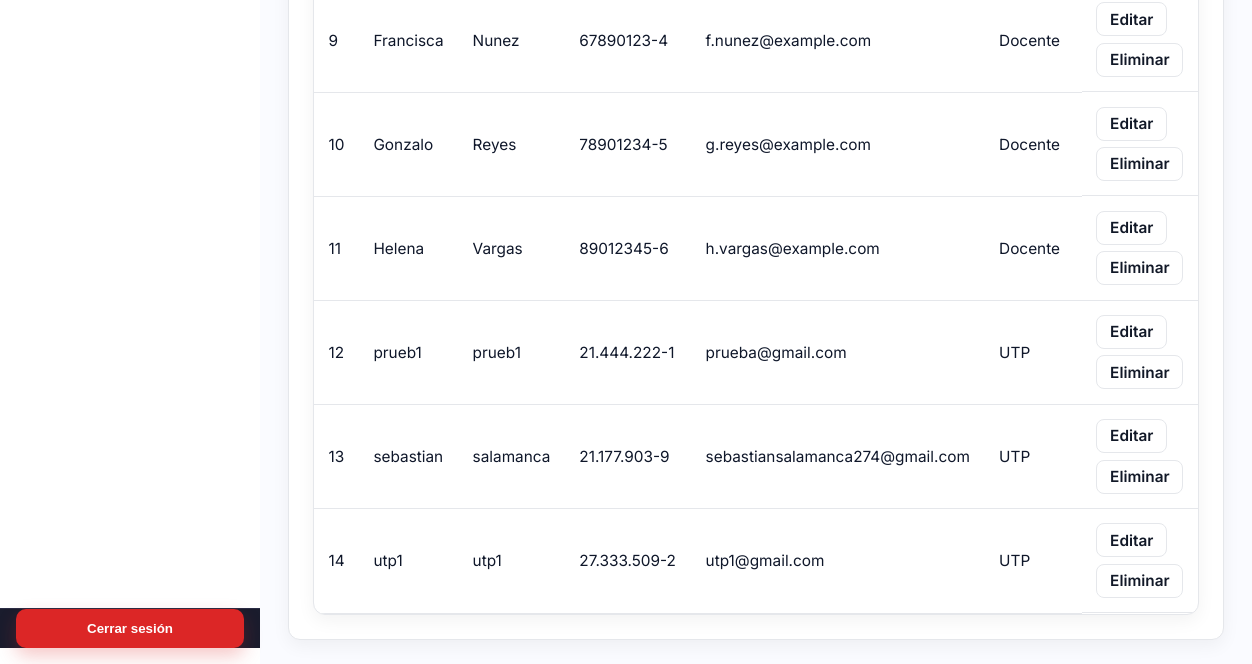
The page /gestion_usuario/ (signed in, lower part) on the database as committed earlier.
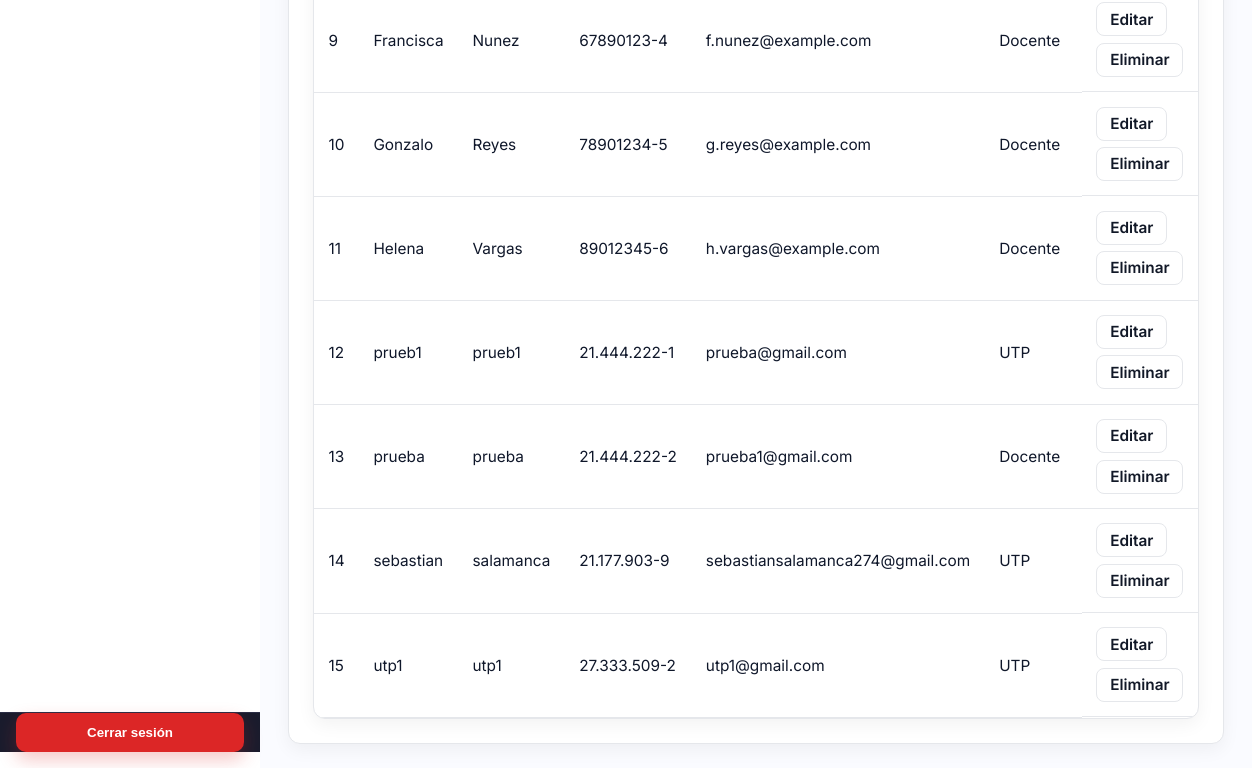
The same page on the database as committed later.
### usuarios/models.py (models this page shows, shortened)
class Usuario(AbstractUser):
    nombres = models.CharField(max_length=100)
    apellidos = models.CharField(max_length=100)
    rut = models.CharField(max_length=12, unique=True, validators=[rut_validator])
    ROLE_DOCENTE = 'docente'
    ROLE_UTP = 'utp'
    ROLE_INSPECTOR = 'inspector'
    ROLE_CHOICES = [
        (ROLE_DOCENTE, 'Docente'),
        (ROLE_UTP, 'UTP'),
        (ROLE_INSPECTOR, 'Inspector'),
    ]
    role = models.CharField(max_length=20, choices=ROLE_CHOICES)

### usuarios/views.py (the view)
# urls.py: path('gestion_usuario/', views.gestion_usuario, name='gestion_usuario'),
def gestion_usuario(request):
    if getattr(request.user, "role", None) != 'utp':
        return HttpResponseForbidden("No tienes permisos para ver esta página.")
    rol_seleccionado = request.GET.get('rol', '')
    usuarios_filtrados = Usuario.objects.all().order_by('nombres', 'apellidos')
    if rol_seleccionado:
        usuarios_filtrados = usuarios_filtrados.filter(role=rol_seleccionado)
    roles = Usuario.ROLE_CHOICES
    context = {
        'usuarios_filtrados': usuarios_filtrados,
        'roles': roles,
        'rol_seleccionado': rol_seleccionado,
    }
    return render(request, "gestion_usuario.html", context)

### usuarios/templates/gestion_usuario.html (shortened to what this page needs)
{% extends 'base.html' %}
{% load static dict_extras %}
{% block extra_css %}
<link rel="stylesheet" href="{% static 'css/cursos_lista.css' %}">
{% endblock %}
{% block content %}
<div class="table-wrap">
  <table class="table">
    <tbody>
      {% for usuario in usuarios_filtrados %}
        <tr>
          <td>{{ forloop.counter }}</td>
          <td>{{ usuario.nombres }}</td>
          <td>{{ usuario.apellidos }}</td>
          <td>{{ usuario.rut }}</td>
          <td>{{ usuario.email }}</td>
          <td>{{ usuario.get_role_display }}</td>
          <td class="cell-actions">
            <a class="link" href="{% url 'usuarios:editar_usuario' usuario.id %}">Editar</a>
            <a class="link text-danger"
              href="{% url 'usuarios:eliminar_usuario' usuario.id %}"
              onclick="return confirm('¿Estás seguro de que deseas eliminar este usuario?');">
              Eliminar
            </a>
          </td>
        </tr>
      {% empty %}
        <tr><td colspan="7">No hay usuarios registrados.</td></tr>
      {% endfor %}
    </tbody>
  </table>
</div>
{% endblock %}

Rows that differ between the two databases and show on the page:
added Usuario: nombres "prueba", apellidos "prueba", rut "21.444.222-2", email "prueba1@gmail.com", role "Docente"
